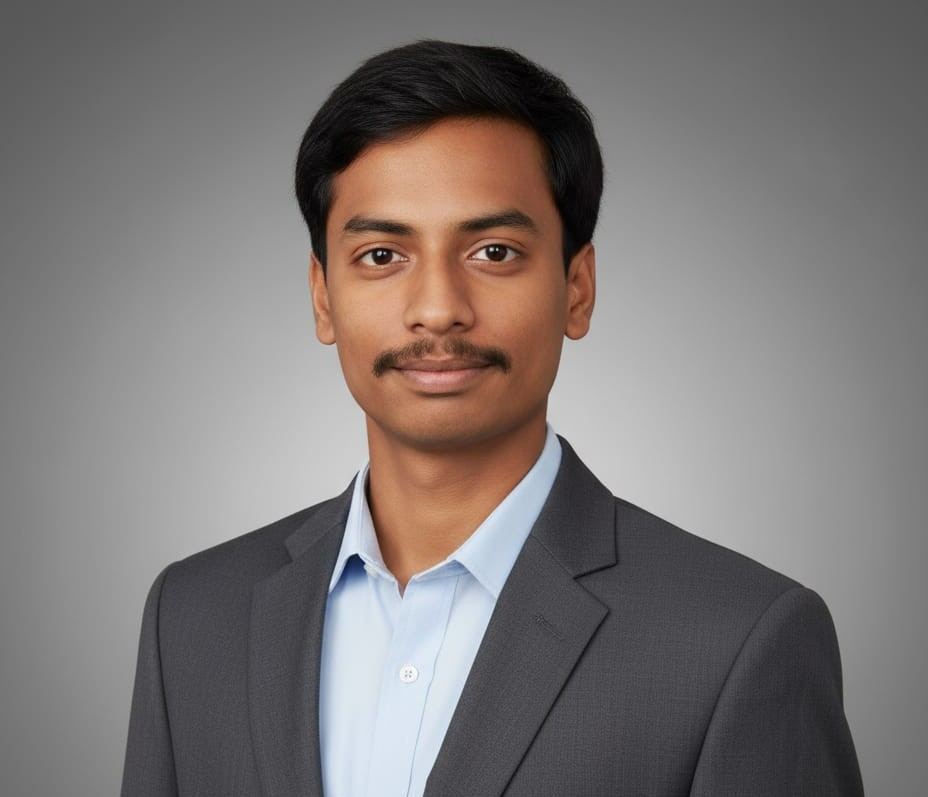
#> input picture openCV/DAY 2/shreekanth photo.jpeg, 928 x 797 px, given in place of the camera
$ python webcamp.py
#> lines starting #> are read from the running program, lines starting #| are printed output that depends on the picture
import cv2
cap = cv2.VideoCapture(0)

# Ensure the classifier is loaded correctly here too
face_cascade = cv2.CascadeClassifier(cv2.data.haarcascades + 'haarcascade_frontalface_default.xml')

while True:
    ret, frame = cap.read()
#> frame is the input picture: shape (797, 928, 3); mean B, G, R 117.5, 119, 124.9
    if not ret:
        break

    # Haar Cascade requires grayscale images
    gray = cv2.cvtColor(frame, cv2.COLOR_BGR2GRAY)
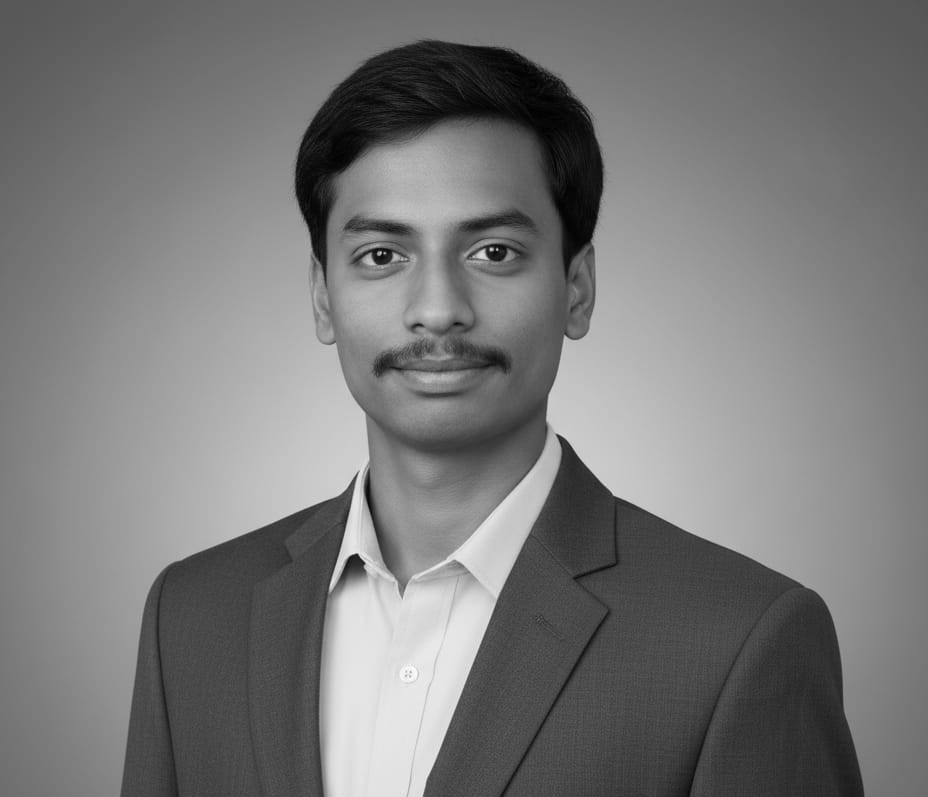
#> gray: shape (797, 928); min 0, max 254, mean 120.6
    faces = face_cascade.detectMultiScale(gray, scaleFactor=1.1, minNeighbors=5, minSize=(60, 60))
#> faces = [[287, 129, 311, 311]]

    for (x, y, w, h) in faces:
        # Isolate the face
        face_crop = frame[y:y+h, x:x+w]

        # Format the face crop for your CNN model
        img_input = cv2.resize(face_crop, (64, 64))
        img_input = img_input / 255.0
#> (the run stopped early here; a loop or call above may not have finished)
